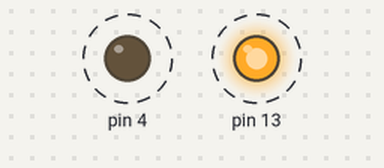
Bench run of a sketch on a simulated Arduino Uno, built with avr-gcc and run on an emulated ATmega328P. Shown: output pins drawn as LEDs (lit = HIGH). Dashed ring = blinking.

Above: at 0.2 s.
Timing chart, 0 to 3.0 s (numbered marks = the images above):
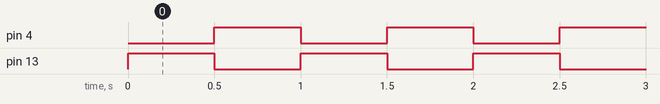

The sketch:

motor_test.ino
```cpp
void setup() {
  // put your setup code here, to run once:
  pinMode(13,OUTPUT);
  pinMode(4,OUTPUT);

  digitalWrite(6,LOW);
  digitalWrite(4,LOW);


}

void loop() {
  // put your main code here, to run repeatedly:

  digitalWrite(13,HIGH);
  digitalWrite(4,LOW);
  delay(500);

  digitalWrite(4,HIGH);
  digitalWrite(13,LOW);
  delay(500);

}
```

Measured:
- by itself, pin 4, pin 13: alternates HIGH for 0.50 s and LOW for 0.50 s
